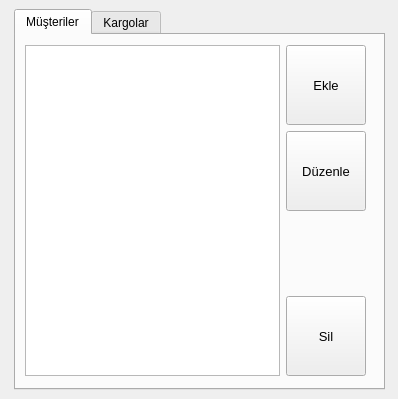
<?xml version="1.0" encoding="UTF-8"?>
<ui version="4.0">
 <class>settings</class>
 <widget class="QWidget" name="settings">
  <property name="geometry">
   <rect>
    <x>0</x>
    <y>0</y>
    <width>398</width>
    <height>399</height>
   </rect>
  </property>
  <property name="windowTitle">
   <string>Ayarlar</string>
  </property>
  <widget class="QTabWidget" name="tabWidget">
   <property name="geometry">
    <rect>
     <x>14</x>
     <y>9</y>
     <width>371</width>
     <height>381</height>
    </rect>
   </property>
   <property name="currentIndex">
    <number>0</number>
   </property>
   <widget class="QWidget" name="tab_customers">
    <attribute name="title">
     <string>Müşteriler</string>
    </attribute>
    <widget class="QWidget" name="horizontalLayoutWidget">
     <property name="geometry">
      <rect>
       <x>9</x>
       <y>10</y>
       <width>341</width>
       <height>331</height>
      </rect>
     </property>
     <layout class="QHBoxLayout" name="horizontalLayout">
      <item>
       <widget class="QListWidget" name="customer_listWidget"/>
      </item>
      <item>
       <layout class="QVBoxLayout" name="verticalLayout">
        <item>
         <widget class="QPushButton" name="btn_add_customer">
          <property name="sizePolicy">
           <sizepolicy hsizetype="Minimum" vsizetype="Expanding">
            <horstretch>0</horstretch>
            <verstretch>0</verstretch>
           </sizepolicy>
          </property>
          <property name="font">
           <font>
            <pointsize>10</pointsize>
           </font>
          </property>
          <property name="text">
           <string>Ekle</string>
          </property>
         </widget>
        </item>
        <item>
         <widget class="QPushButton" name="btn_edit_customer">
          <property name="sizePolicy">
           <sizepolicy hsizetype="Minimum" vsizetype="Expanding">
            <horstretch>0</horstretch>
            <verstretch>0</verstretch>
           </sizepolicy>
          </property>
          <property name="font">
           <font>
            <pointsize>10</pointsize>
           </font>
          </property>
          <property name="text">
           <string>Düzenle</string>
          </property>
         </widget>
        </item>
        <item>
         <spacer name="verticalSpacer">
          <property name="orientation">
           <enum>Qt::Vertical</enum>
          </property>
          <property name="sizeHint" stdset="0">
           <size>
            <width>20</width>
            <height>40</height>
           </size>
          </property>
         </spacer>
        </item>
        <item>
         <widget class="QPushButton" name="btn_remove_customer">
          <property name="sizePolicy">
           <sizepolicy hsizetype="Minimum" vsizetype="Expanding">
            <horstretch>0</horstretch>
            <verstretch>0</verstretch>
           </sizepolicy>
          </property>
          <property name="font">
           <font>
            <pointsize>10</pointsize>
           </font>
          </property>
          <property name="text">
           <string>Sil</string>
          </property>
         </widget>
        </item>
       </layout>
      </item>
     </layout>
    </widget>
   </widget>
   <widget class="QWidget" name="tab_cargos">
    <attribute name="title">
     <string>Kargolar</string>
    </attribute>
    <widget class="QWidget" name="horizontalLayoutWidget_2">
     <property name="geometry">
      <rect>
       <x>10</x>
       <y>10</y>
       <width>341</width>
       <height>331</height>
      </rect>
     </property>
     <layout class="QHBoxLayout" name="horizontalLayout_2">
      <item>
       <widget class="QListWidget" name="cargo_listWidget"/>
      </item>
      <item>
       <layout class="QVBoxLayout" name="verticalLayout_2">
        <item>
         <widget class="QPushButton" name="btn_add_cargo">
          <property name="sizePolicy">
           <sizepolicy hsizetype="Minimum" vsizetype="Expanding">
            <horstretch>0</horstretch>
            <verstretch>0</verstretch>
           </sizepolicy>
          </property>
          <property name="font">
           <font>
            <pointsize>10</pointsize>
           </font>
          </property>
          <property name="text">
           <string>Ekle</string>
          </property>
         </widget>
        </item>
        <item>
         <widget class="QPushButton" name="btn_edit_cargo">
          <property name="sizePolicy">
           <sizepolicy hsizetype="Minimum" vsizetype="Expanding">
            <horstretch>0</horstretch>
            <verstretch>0</verstretch>
           </sizepolicy>
          </property>
          <property name="font">
           <font>
            <pointsize>10</pointsize>
           </font>
          </property>
          <property name="text">
           <string>Düzenle</string>
          </property>
         </widget>
        </item>
        <item>
         <spacer name="verticalSpacer_2">
          <property name="orientation">
           <enum>Qt::Vertical</enum>
          </property>
          <property name="sizeHint" stdset="0">
           <size>
            <width>20</width>
            <height>40</height>
           </size>
          </property>
         </spacer>
        </item>
        <item>
         <widget class="QPushButton" name="btn_remove_cargo">
          <property name="sizePolicy">
           <sizepolicy hsizetype="Minimum" vsizetype="Expanding">
            <horstretch>0</horstretch>
            <verstretch>0</verstretch>
           </sizepolicy>
          </property>
          <property name="font">
           <font>
            <pointsize>10</pointsize>
           </font>
          </property>
          <property name="text">
           <string>Sil</string>
          </property>
         </widget>
        </item>
       </layout>
      </item>
     </layout>
    </widget>
   </widget>
  </widget>
  <widget class="QCheckBox" name="check_close">
   <property name="geometry">
    <rect>
     <x>300</x>
     <y>420</y>
     <width>81</width>
     <height>20</height>
    </rect>
   </property>
   <property name="text">
    <string>CheckBox</string>
   </property>
  </widget>
 </widget>
 <resources/>
 <connections/>
</ui>
